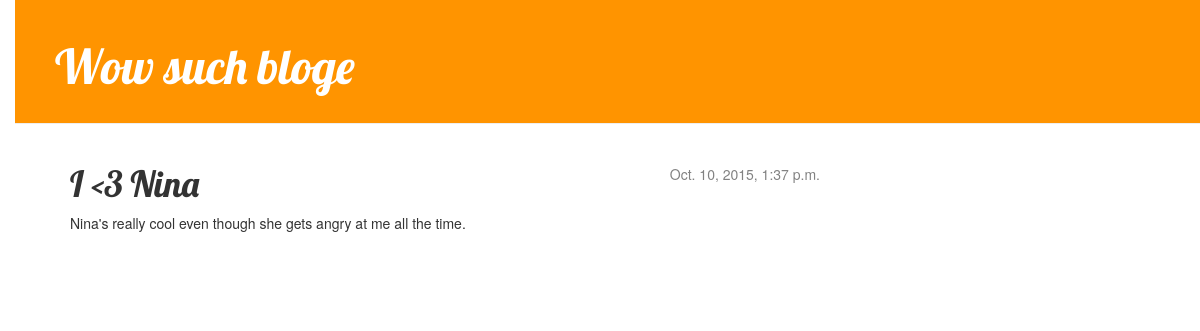
The app's page /post/2/ with its own data.
### blog/models.py (models this page shows, shortened)
class Post(models.Model):
    author = models.ForeignKey('auth.User')
    title = models.CharField(max_length=200)
    text = models.TextField()
    created_date = models.DateTimeField(default=timezone.now())
    published_date = models.DateTimeField(blank=True, null=True)

### blog/views.py (the view)
def post_detail(request, pk):
    post = get_object_or_404(klass=Post, pk=pk)
    return render(request=request, template_name='blog/post_detail.html', context={'post': post})

### blog/templates/blog/post_detail.html
{% extends 'blog/base.html' %}
{% block content %}
    <div class="post">
        {% if post.published_date %}
            <div class="date">
                {{ post.published_date }}
            </div>
        {% endif %}
        <h1>{{ post.title }}</h1>
        <p>{{ post.text|linebreaks }}</p>
    </div>
{% endblock %}

### blog/static/css/blog.css (style rules this page uses)
body { padding-left: 15px; }
h1, h2, h3, h4 { font-family: 'Lobster', cursive; }
.date { float: right; color: #828282; }
.post { margin-bottom: 70px; }

### records on screen
Post: published_date "Oct. 10, 2015, 1:37 p.m.", title "I <3 Nina", text "Nina's really cool even though she gets angry at me all the time."
